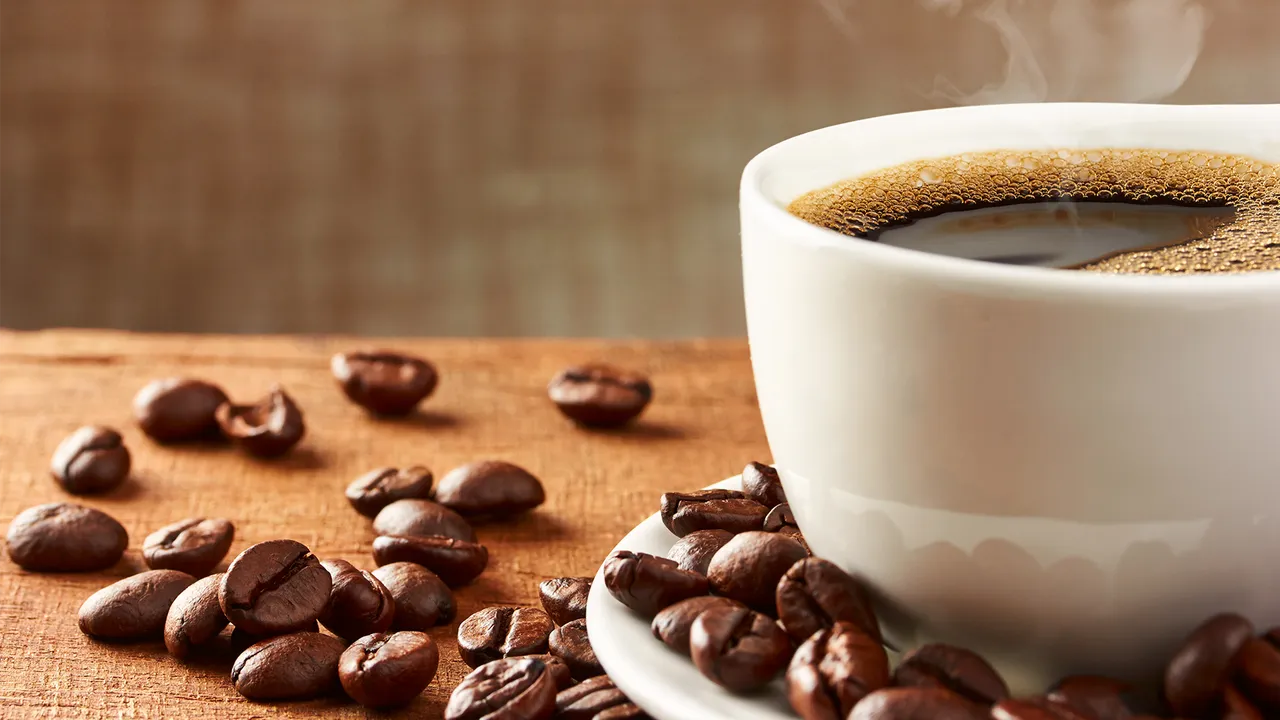
#> input picture Materials/images/coffee.png, 1280 x 720 px, found by its file name
$ python hsv_2.py
#> lines starting #> are read from the running program, lines starting #| are printed output that depends on the picture
from PIL import Image, ImageDraw, ImageFont
import numpy as np
import colorsys


def text_to_bits(text):
    return ''.join(f'{ord(c):08b}' for c in text)


def bits_to_text(bits):
    chars = [bits[i:i + 8] for i in range(0, len(bits), 8)]
    return ''.join(chr(int(b, 2)) for b in chars)


def rgb_to_hsv_arr(img):
    arr = np.array(img) / 255.0
    h, w, _ = arr.shape
    hsv = np.zeros_like(arr)
    for y in range(h):
        for x in range(w):
            r, g, b = arr[y, x]
            hsv[y, x] = colorsys.rgb_to_hsv(r, g, b)
    return hsv


def hsv_to_rgb_arr(hsv):
    h, w, _ = hsv.shape
    rgb = np.zeros_like(hsv)
    for y in range(h):
        for x in range(w):
            r, g, b = colorsys.hsv_to_rgb(*hsv[y, x])
            rgb[y, x] = [r, g, b]
    return (rgb * 255).astype(np.uint8)


def forms_visualization(arr, mask_arr, stride=6, glyph="0"):
    h, w, _ = arr.shape
    canvas = Image.new("RGB", (w, h), (0, 0, 0))
    draw = ImageDraw.Draw(canvas)
    try:
        font = ImageFont.load_default()
    except:
        font = None
    for y in range(0, h, stride):
        for x in range(0, w, stride):
            changed = mask_arr[y, x] != 0
            if not changed.any():
                continue
            color = tuple(int(changed[i]) * 255 for i in range(3))
            draw.text((x, y), glyph, fill=color, font=font)
    return canvas


def hide_message_hsv(img_path, message, channels='SV', output_img='hsv_hidden.png',
                     output_mask='hsv_mask.png', output_forms='hsv_forms.png'):
#> called with img_path = 'assets_hsv_2/coffee.png', message = 'Hello HSV!', channels = 'SV', output_img = 'assets_hsv_2/coffee_hsv_hidden.png', output_mask = 'assets_hsv_2/coffee_hsv_mask.png', output_forms = 'assets_hsv_2/coffee_hsv_forms.png'
    img = Image.open(img_path).convert('RGB')
    hsv = rgb_to_hsv_arr(img)
#> after the loop in rgb_to_hsv_arr, `for y in range(h):`:
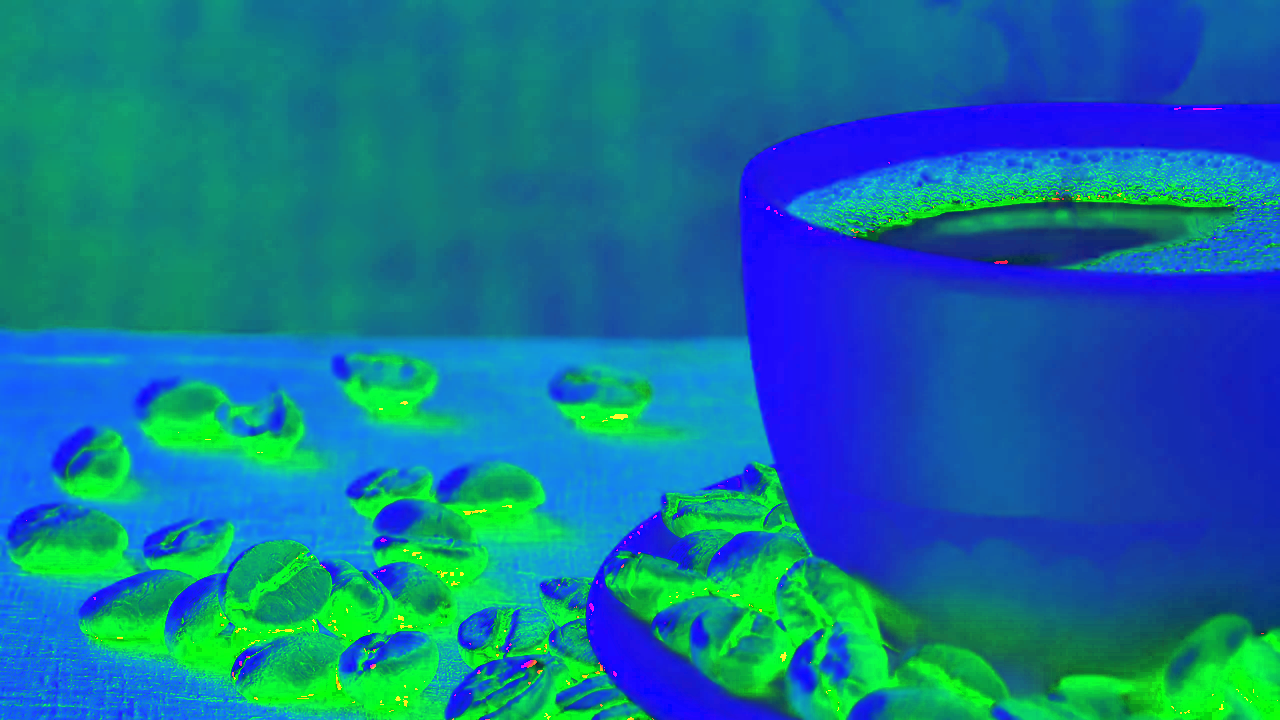
#> hsv: shape (720, 1280, 3) float64; mean R, G, B 0.0754, 0.455, 0.601
    h, w, _ = hsv.shape
#> h = 720; w = 1280
    channel_map = {'H': 0, 'S': 1, 'V': 2}

    bitstring = text_to_bits(message)
    n_channels = len(channels)
    max_bits = h * w * n_channels
#> max_bits = 1843200
    if len(bitstring) > max_bits:
        raise ValueError(f"Message too long. Max bits: {max_bits}, required: {len(bitstring)}")

    flats = {ch: (hsv[:, :, channel_map[ch]] * 255).astype(np.uint8).flatten() for ch in channels}
#> flats = 2 items
    mask_arr = np.zeros_like(hsv)

    bit_idx = 0
    for i in range(h * w):
        for ch in channels:
            if bit_idx >= len(bitstring):
                break
            orig = flats[ch][i]
            new = (orig & 0xFE) | int(bitstring[bit_idx])
            flats[ch][i] = new
            if orig != new:
                mask_arr[:, :, channel_map[ch]].flat[i] = 255
            bit_idx += 1
        if bit_idx >= len(bitstring):
            break
#> after the loop, bit_idx = 80

    for ch in channels:
        hsv[:, :, channel_map[ch]] = flats[ch].reshape(h, w) / 255.0

    rgb_mod = hsv_to_rgb_arr(hsv)
    Image.fromarray(rgb_mod).save(output_img)

    mask_rgb = np.zeros_like(rgb_mod)
    for ch in channels:
        mask_rgb[:, :, channel_map[ch]] = mask_arr[:, :, channel_map[ch]]
    Image.fromarray(mask_rgb).save(output_mask)

    forms_img = forms_visualization(rgb_mod, mask_arr)
#> in forms_visualization, `canvas = Image.new("RGB", (w, h), (0, 0, 0))`: canvas: PIL image 1280x720 RGB; every value is 0
    forms_img.save(output_forms)

    print(f"Message hidden in HSV channels {channels}")
    print(f"Modified image: {output_img}")
    print(f"Mask: {output_mask}")
    print(f"Forms: {output_forms}")


def extract_message_hsv(img_path, message_length, channels='SV'):
#> called with img_path = 'assets_hsv_2/coffee_hsv_hidden.png', message_length = 10, channels = 'SV'
    img = Image.open(img_path).convert('RGB')
    hsv = rgb_to_hsv_arr(img)
    h, w, _ = hsv.shape
#> h = 720; w = 1280
    channel_map = {'H': 0, 'S': 1, 'V': 2}
    bits_needed = message_length * 8
    bitstring = ''

    flats = {ch: (hsv[:, :, channel_map[ch]] * 255).astype(np.uint8).flatten() for ch in channels}
#> flats = 2 items
    i = 0
    while len(bitstring) < bits_needed:
        for ch in channels:
            if len(bitstring) >= bits_needed:
                break
            bitstring += str(flats[ch][i] & 1)
        i += 1
#> after the loop, i = 40
    return bits_to_text(bitstring)

hide_message_hsv('assets_hsv_2/coffee.png', 'Hello HSV!', channels='SV',
                 output_img='assets_hsv_2/coffee_hsv_hidden.png',
                 output_mask='assets_hsv_2/coffee_hsv_mask.png',
                 output_forms='assets_hsv_2/coffee_hsv_forms.png')
msg = extract_message_hsv('assets_hsv_2/coffee_hsv_hidden.png', message_length=10, channels='SV')
#> msg = 'Èïììe ÀóÖ©'
print(msg)
#| Èïììe ÀóÖ©
